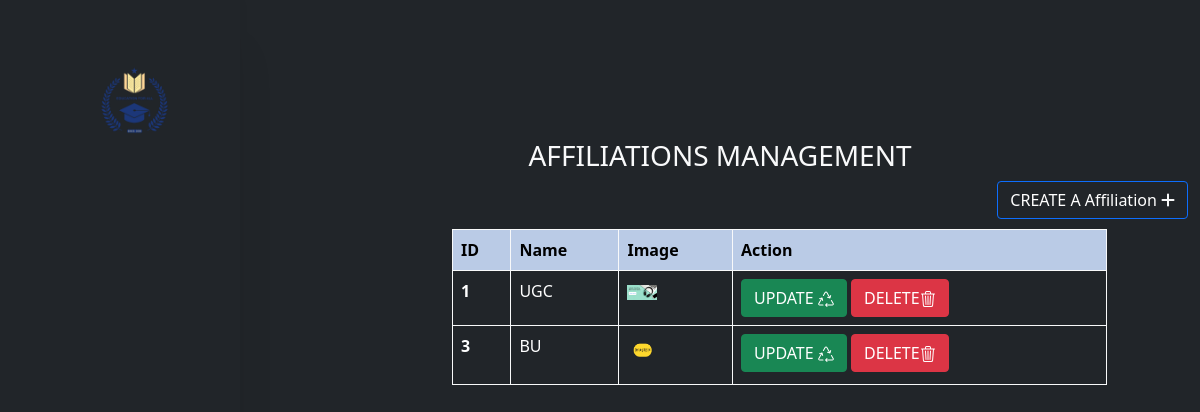
The page /aresult on the database its author committed.
### appcollage/models.py (models this page shows, shortened)
class Affiliation(models.Model):
    name = models.CharField(max_length=100,null=True,blank=True)
    image = models.ImageField(upload_to='images/',null=True,blank=True)  # Assuming you want to upload images to a directory named 'images/'

### appcollage/views.py (the view)
# urls.py: path('aresult',views.aresult,name='aresult'),
def aresult(request):
    affiliations = Affiliation.objects.all()
    return render(request, 'affiliation.html', {'affiliations': affiliations})

### appcollage/templates/affiliation.html (shortened to what this page needs)
{% extends 'dash.html' %}
{% block content %}
<br>
    <h3 class="text-center  text-light ">AFFILIATIONS MANAGEMENT</h3>
    <div style="float: right;"><a href="{% url 'aforms' %}"class="btn btn-dark btn btn-outline-primary"><span style="color: white;">CREATE A Affiliation</span> <span class="text-light"><i class="fa-solid fa-plus"></i></span></a></div>
    <br>
<br>
<div style="width: 70%;margin-left: 200px;">
  <table class="table table-dark table-hover table-bordered border-light">
    <thead class="table-active table-primary table-bordered border-light " >
      <tr>
        <th scope="col">ID</th>
        <th scope="col">Name</th>
        <th scope="col">Image</th>
        <th scope="col">Action</th>
          </tr>
        </thead>
        <tbody>
          {% for affiliation in affiliations %}
          <tr>
              <th scope="row">{{ affiliation.id }}</th>
              <td>{{ affiliation.name }}</td>
              <td>{% if affiliation.image %}<img style="width: 30px;" src="{{ affiliation.image.url }}" alt="logo">{% endif %}</td>
              <td>
                  <a href="{% url 'edit_affiliation' affiliation.id %}" class="btn btn-success">UPDATE </a>
                  <a href="{% url 'delete_affiliation' affiliation.id %}" class="btn btn-danger">DELETE</a>
              </td>
          </tr>
          {% endfor %}
        </tbody>
        </table>
</div>
{% endblock %}

### rows shown on the page
Affiliation: id "1", name "UGC", image (picture)
Affiliation: id "3", name "BU", image (picture)
